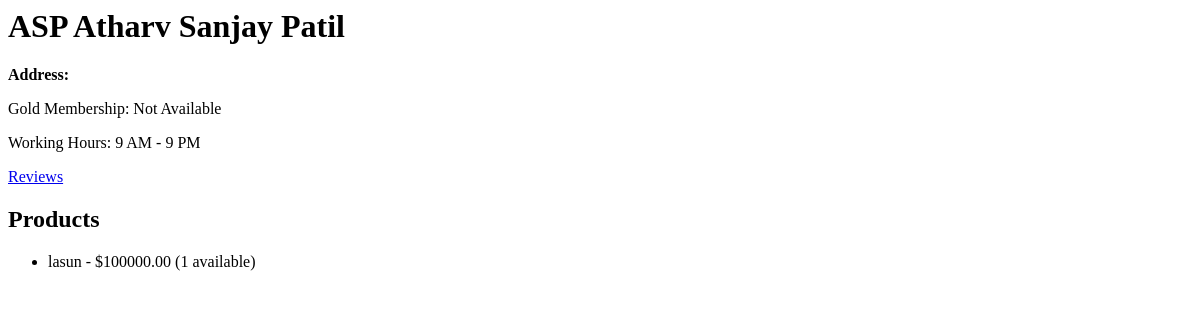
The page /grocery/grocery/1/ on the database as committed earlier.
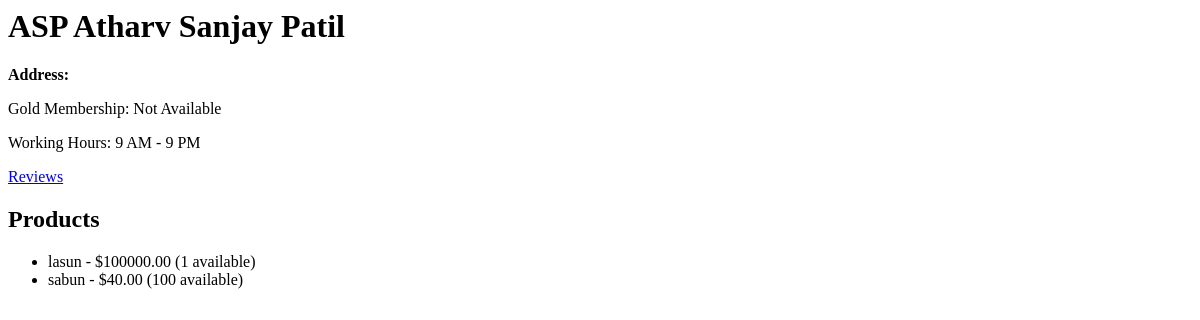
The same page on the database as committed later.
### grocery/models.py (models this page shows, shortened)
class Product(models.Model):
    grocery_store = models.ForeignKey('GroceryStore', on_delete=models.CASCADE, related_name='products')
    name = models.CharField(max_length=255)
    description = models.TextField(null=True, blank=True)
    price = models.DecimalField(max_digits=10, decimal_places=2)
    stock = models.IntegerField()

### grocery/views.py (the view)
# urls.py: path('grocery/<int:grocery_id>/', views.grocery_detail, name='grocery_detail'),
def grocery_detail(request, grocery_id):
    grocery_store = get_object_or_404(GroceryStore, id=grocery_id)
    products = Product.objects.filter(grocery_store=grocery_store)  # Fetch store's products
    context = {
        'grocery_store': grocery_store,
        'products': products,
        'reviews': GroceryReview.objects.filter(grocery_store=grocery_store),
    }
    return render(request, 'grocery/grocery_detail.html', context)

### grocery/templates/grocery/grocery_detail.html (shortened to what this page needs)
<h1>{{ grocery_store.name }}</h1>
<p><strong>Address:</strong> {{ store.address }}</p>
<p>Gold Membership: {% if grocery_store.is_gold %} Available {% else %} Not Available {% endif %}</p>
<p>Working Hours: {{ grocery_store.working_hours }}</p>
<a href="{% url 'grocery_reviews' grocery_store.id %}">Reviews</a>
<h2>Products</h2>
<ul>
    {% for product in products %}
        <li>{{ product.name }} - ${{ product.price }} ({{ product.stock }} available)</li>
    {% endfor %}
</ul>

Rows that differ between the two databases and show on the page:
added Product: name "sabun", price "40.00", stock "100"
